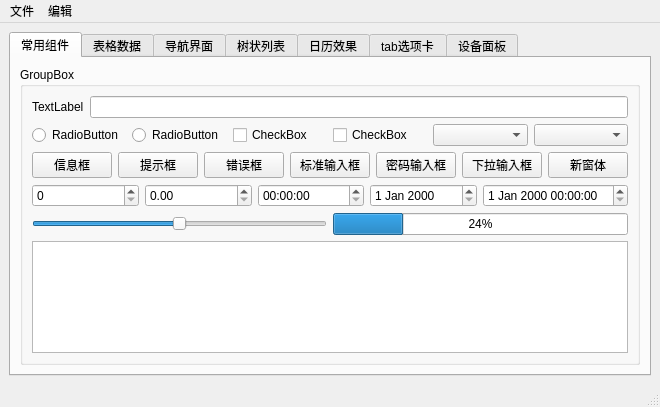
<?xml version="1.0" encoding="UTF-8"?>
<ui version="4.0">
 <class>QSSWindow</class>
 <widget class="QMainWindow" name="QSSWindow">
  <property name="geometry">
   <rect>
    <x>0</x>
    <y>0</y>
    <width>625</width>
    <height>407</height>
   </rect>
  </property>
  <property name="windowTitle">
   <string>MainWindow</string>
  </property>
  <widget class="QWidget" name="centralwidget">
   <layout class="QVBoxLayout" name="verticalLayout_3">
    <item>
     <widget class="QTabWidget" name="tabWidget">
      <property name="toolTip">
       <string>&lt;html&gt;&lt;head/&gt;&lt;body&gt;&lt;p&gt;&lt;br/&gt;&lt;/p&gt;&lt;/body&gt;&lt;/html&gt;</string>
      </property>
      <property name="whatsThis">
       <string>&lt;html&gt;&lt;head/&gt;&lt;body&gt;&lt;p&gt;&lt;br/&gt;&lt;/p&gt;&lt;/body&gt;&lt;/html&gt;</string>
      </property>
      <property name="currentIndex">
       <number>0</number>
      </property>
      <widget class="QWidget" name="tab">
       <attribute name="title">
        <string>常用组件</string>
       </attribute>
       <layout class="QVBoxLayout" name="verticalLayout_2">
        <item>
         <widget class="QGroupBox" name="groupBox">
          <property name="title">
           <string>GroupBox</string>
          </property>
          <layout class="QVBoxLayout" name="verticalLayout">
           <item>
            <layout class="QHBoxLayout" name="horizontalLayout_2">
             <item>
              <widget class="QLabel" name="label">
               <property name="text">
                <string>TextLabel</string>
               </property>
              </widget>
             </item>
             <item>
              <widget class="QLineEdit" name="lineEdit"/>
             </item>
            </layout>
           </item>
           <item>
            <layout class="QHBoxLayout" name="horizontalLayout_3">
             <item>
              <widget class="QRadioButton" name="radioButton">
               <property name="text">
                <string>RadioButton</string>
               </property>
              </widget>
             </item>
             <item>
              <widget class="QRadioButton" name="radioButton_2">
               <property name="text">
                <string>RadioButton</string>
               </property>
              </widget>
             </item>
             <item>
              <widget class="QCheckBox" name="checkBox">
               <property name="text">
                <string>CheckBox</string>
               </property>
              </widget>
             </item>
             <item>
              <widget class="QCheckBox" name="checkBox_2">
               <property name="text">
                <string>CheckBox</string>
               </property>
              </widget>
             </item>
             <item>
              <widget class="QComboBox" name="comboBox"/>
             </item>
             <item>
              <widget class="QComboBox" name="comboBox_2"/>
             </item>
            </layout>
           </item>
           <item>
            <layout class="QHBoxLayout" name="horizontalLayout">
             <item>
              <widget class="QPushButton" name="messageBtn">
               <property name="styleSheet">
                <string notr="true"/>
               </property>
               <property name="text">
                <string>信息框</string>
               </property>
              </widget>
             </item>
             <item>
              <widget class="QPushButton" name="tipBtn">
               <property name="styleSheet">
                <string notr="true"/>
               </property>
               <property name="text">
                <string>提示框</string>
               </property>
              </widget>
             </item>
             <item>
              <widget class="QPushButton" name="errorBtn">
               <property name="styleSheet">
                <string notr="true"/>
               </property>
               <property name="text">
                <string>错误框</string>
               </property>
              </widget>
             </item>
             <item>
              <widget class="QPushButton" name="standInBtn">
               <property name="styleSheet">
                <string notr="true"/>
               </property>
               <property name="text">
                <string>标准输入框</string>
               </property>
              </widget>
             </item>
             <item>
              <widget class="QPushButton" name="passBtn">
               <property name="styleSheet">
                <string notr="true"/>
               </property>
               <property name="text">
                <string>密码输入框</string>
               </property>
              </widget>
             </item>
             <item>
              <widget class="QPushButton" name="inputBtn">
               <property name="styleSheet">
                <string notr="true"/>
               </property>
               <property name="text">
                <string>下拉输入框</string>
               </property>
              </widget>
             </item>
             <item>
              <widget class="QPushButton" name="newWindowBtn">
               <property name="styleSheet">
                <string notr="true"/>
               </property>
               <property name="text">
                <string>新窗体</string>
               </property>
              </widget>
             </item>
            </layout>
           </item>
           <item>
            <layout class="QHBoxLayout" name="horizontalLayout_4">
             <item>
              <widget class="QSpinBox" name="spinBox">
               <property name="mouseTracking">
                <bool>false</bool>
               </property>
               <property name="styleSheet">
                <string notr="true"/>
               </property>
               <property name="accelerated">
                <bool>false</bool>
               </property>
               <property name="showGroupSeparator" stdset="0">
                <bool>false</bool>
               </property>
              </widget>
             </item>
             <item>
              <widget class="QDoubleSpinBox" name="doubleSpinBox"/>
             </item>
             <item>
              <widget class="QTimeEdit" name="timeEdit"/>
             </item>
             <item>
              <widget class="QDateEdit" name="dateEdit"/>
             </item>
             <item>
              <widget class="QDateTimeEdit" name="dateTimeEdit"/>
             </item>
            </layout>
           </item>
           <item>
            <layout class="QHBoxLayout" name="horizontalLayout_5">
             <item>
              <widget class="QSlider" name="horizontalSlider">
               <property name="maximum">
                <number>100</number>
               </property>
               <property name="value">
                <number>50</number>
               </property>
               <property name="orientation">
                <enum>Qt::Horizontal</enum>
               </property>
               <property name="tickInterval">
                <number>0</number>
               </property>
              </widget>
             </item>
             <item>
              <widget class="QProgressBar" name="progressBar">
               <property name="value">
                <number>24</number>
               </property>
              </widget>
             </item>
            </layout>
           </item>
           <item>
            <widget class="QTextEdit" name="textEdit"/>
           </item>
          </layout>
         </widget>
        </item>
       </layout>
       <zorder>groupBox</zorder>
       <zorder>groupBox</zorder>
      </widget>
      <widget class="QWidget" name="tab_7">
       <property name="whatsThis">
        <string>&lt;html&gt;&lt;head/&gt;&lt;body&gt;&lt;p&gt;12&lt;/p&gt;&lt;/body&gt;&lt;/html&gt;</string>
       </property>
       <attribute name="title">
        <string>表格数据</string>
       </attribute>
      </widget>
      <widget class="QWidget" name="tab_2">
       <attribute name="title">
        <string>导航界面</string>
       </attribute>
      </widget>
      <widget class="QWidget" name="tab_3">
       <attribute name="title">
        <string>树状列表</string>
       </attribute>
      </widget>
      <widget class="QWidget" name="tab_4">
       <attribute name="title">
        <string>日历效果</string>
       </attribute>
      </widget>
      <widget class="QWidget" name="tab_5">
       <attribute name="title">
        <string>tab选项卡</string>
       </attribute>
      </widget>
      <widget class="QWidget" name="tab_6">
       <attribute name="title">
        <string>设备面板</string>
       </attribute>
      </widget>
     </widget>
    </item>
   </layout>
  </widget>
  <widget class="QStatusBar" name="statusbar"/>
  <widget class="QMenuBar" name="menubar">
   <property name="geometry">
    <rect>
     <x>0</x>
     <y>0</y>
     <width>625</width>
     <height>23</height>
    </rect>
   </property>
   <widget class="QMenu" name="menu">
    <property name="title">
     <string>文件</string>
    </property>
    <addaction name="actionFile"/>
    <addaction name="separator"/>
    <addaction name="actionNew"/>
   </widget>
   <widget class="QMenu" name="menu_2">
    <property name="title">
     <string>编辑</string>
    </property>
   </widget>
   <addaction name="menu"/>
   <addaction name="menu_2"/>
  </widget>
  <action name="actionFile">
   <property name="text">
    <string>新建文件</string>
   </property>
  </action>
  <action name="actionNew">
   <property name="text">
    <string>打开文件</string>
   </property>
  </action>
 </widget>
 <resources/>
 <connections/>
</ui>
